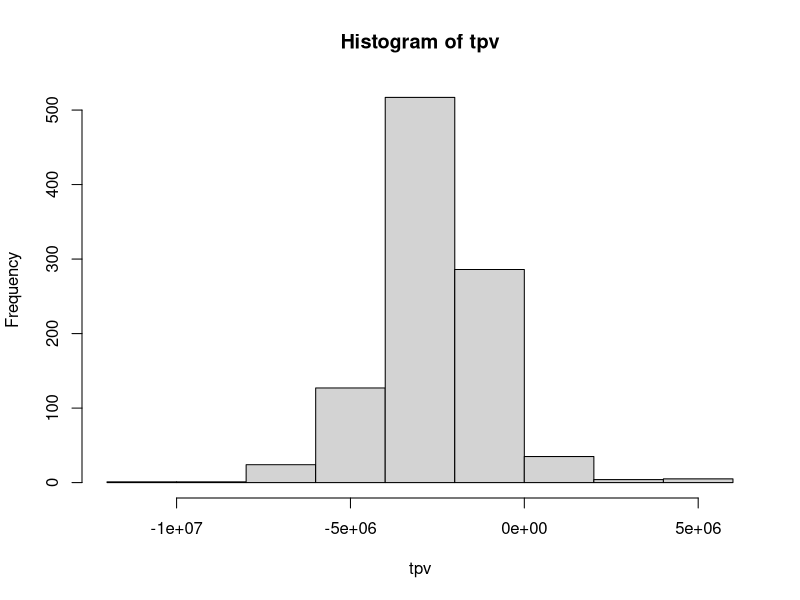

Write R code to recreate this figure.
## Monte Carlo Simulation of Sustainable Withdrawal Rates with Log-Normal Distribution  


## Initial Values  

## *********************  

set.seed(27514)
years <- 30  ## Number of years in each simulated scenario  

mu <- .05  ## Average portfolio rate of return  

sigma <- .12  ## Portfolio standard deviation  

sossec <- 0  ## annual Social Security benefit  

portfolio <- 1000000  ## Initial portfolio value  

normalspend <- .1*portfolio
x <- 11  ## Soc Sec kicks in after x years.  
## *********************  


n <- 1000  ## Number of samples to generate   

s <- normalspend + sossec   ## Set first x years of spending to s, before Soc Sec kicks in. .  
decline <- .0  ## annual decline in spending  

withdrawal <- normalspend/portfolio  ## Annual spending percentage of initial portfolio value  
spend <- withdrawal*portfolio  ## Annual spending amount   

## Create log-normal distribution of returns  

for(w in 1:n){
  data <- matrix(rlnorm(n*years,mu,sigma),n,years) 
}
means <- rep(1,n)
tpv <- rep(portfolio, n)
yrfailed <- rep(0,n)
ps <- rep(0,9) ## Count scenarios that succeed for "years" at a given  portfolio ROR  

fl <- rep(0,9)   ## Count scenarios that fail for "years" at a given portfolio ROR  
spnd <- rep(0, years)

for(i in 1:years) {
  
  spnd[i] <- spend*((1 - decline)^(i))
}

for(j in 1:x) {
  
  spnd[j] <- s  
}

## Calculate geometric mean rate of return for each scenario  

for(row in 1:n) {
  x <- 1
  for(col in 1:years) {
    x <- x*data[row, col]
  }
  means[row] <- x 
  means[row] <- (x^(years^(-1))) - 1  ## calculate geometric mean ROR  
}

for (row in 1:n) {
  x <- portfolio
  first <- TRUE
  for(col in 1:years) {
    x <- (x - spnd[col])*data[row, col]
    if(x <=0 & first) {
      yrfailed[row] <- col
      first <- FALSE
    }
    
    
    ## print("Spend ",spnd[col],"remaining balance ",x]   
  }
  
  tpv[row] <- x
  
  i <- min(as.integer(means[row]*100), 6) + 3
if(x <= 0) { fl[i] <- fl[i] + 1} else {
             ps[i] <- ps[i] + 1
}
}

failed <- sum(fl)

print(noquote("*****************************"))
print(noquote("Bengen-style P(Ruin) Model with Log-Normal Market Returns"))
print(noquote(paste("Scenarios ", format(round(as.numeric(n), 0), nsmall=0, big.mark=",") , "    Period length in years: ", years,sep="")))
print(noquote(paste("Annual spending = ", withdrawal*100, " %",sep="")))
print (noquote(paste("Failed scenarios: ", format(round(as.numeric(failed), 0), nsmall=0, big.mark=",") , "   Percent failed: ", failed/n*100, " %",sep="")))

print(noquote("*****************************"))

print(noquote("Success rates:"))

# print(paste("ROR-2% or less ", round(ps[1]/(ps[1] + fl[1]),3),sep=""))
# print(paste("ROR 1% ", round(ps[2]/(ps[2] + fl[2]),3),sep=""))
# print(paste("ROR 0% ", round(ps[3]/(ps[3] + fl[3]),3),sep=""))
# print(paste("ROR 1% ", round(ps[4]/(ps[4] + fl[4]),3),sep=""))
# print(paste("ROR 2% ", round(ps[5]/(ps[5] + fl[5]),3),sep=""))
# print(paste("ROR 3% ", round(ps[6]/(ps[6] + fl[6]),3),sep=""))
# print(paste("ROR 4% ", round(ps[7]/(ps[7] + fl[7]),3),sep=""))
# print(paste("ROR 5% ", round(ps[8]/(ps[8] + fl[8]),3),sep=""))
# print(paste("ROR ><-6% ", round(ps[9]/(ps[9] + fl[9]),3),sep=""))

print(noquote(" "))
print(noquote("Annual Spending"))

if(min(spnd)==max(spnd)) {print(noquote(paste("All years= $",format(round(as.numeric(spnd[1]), 0), nsmall=0, big.mark=","),sep="")))
} else {
  for(z in 1:(length(spnd))) {
    print(paste("Year ", z, " ", spnd[z],sep=""))
  }
}
print(noquote(" "))
print(noquote(paste("Mean TPV= $",format(round(as.numeric(mean(tpv)), 0), nsmall=0, big.mark=",") ,"  Median TPV= $",format(round(as.numeric(median(tpv)), 0), nsmall=0, big.mark=",") ,sep="")))


hist(tpv)
#


